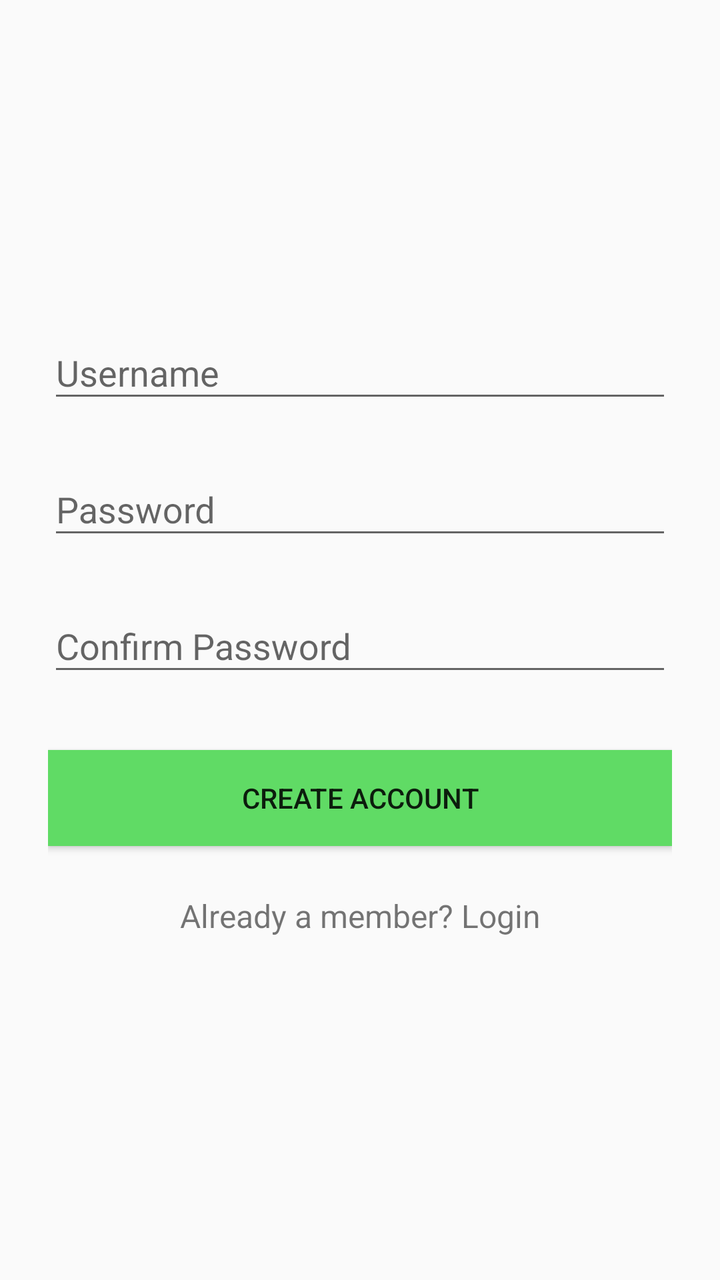
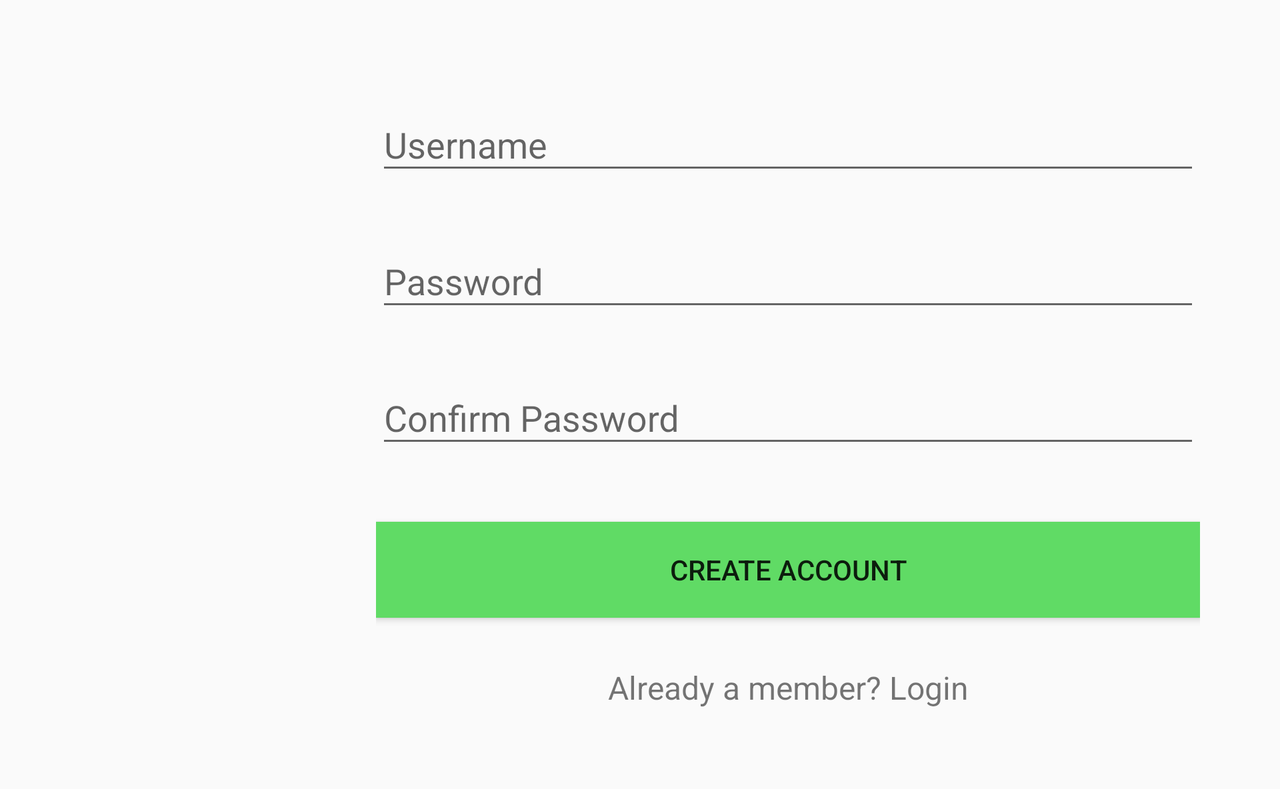

One screen, two layout resources from the same app: the default and the repository's alternative for another configuration. Each is rendered where Android would select it; the XML of both is given below.
<!-- AndroidManifest.xml: application theme AppTheme -->
<!-- res/layout/activity_sign_up.xml -->
<?xml version="1.0" encoding="utf-8"?>
<ScrollView
    xmlns:android="http://schemas.android.com/apk/res/android"
    android:layout_width="fill_parent"
    android:layout_height="fill_parent"
    android:fitsSystemWindows="true">

    <LinearLayout
        android:orientation="vertical"
        android:layout_width="match_parent"
        android:layout_height="wrap_content"
        android:paddingTop="26dp"
        android:paddingLeft="24dp"
        android:paddingRight="24dp">

        <ImageView
            android:layout_width="100dp"
            android:layout_height="100dp"
            android:layout_gravity="center_horizontal"
            android:layout_marginBottom="20dp"
            android:contentDescription="@string/description"
            android:src="@drawable/unc2" />


        <android.support.design.widget.TextInputLayout
            android:layout_width="match_parent"
            android:layout_height="wrap_content"
            android:layout_marginTop="8dp"
            android:layout_marginBottom="8dp">
            <android.support.design.widget.TextInputEditText android:id="@+id/username"
                android:layout_width="match_parent"
                android:layout_height="wrap_content"
                android:inputType="textPersonName"
                android:hint="Username" />
        </android.support.design.widget.TextInputLayout>



        <android.support.design.widget.TextInputLayout
            android:layout_width="match_parent"
            android:layout_height="wrap_content"
            android:layout_marginTop="8dp"
            android:layout_marginBottom="8dp">
            <android.support.design.widget.TextInputEditText android:id="@+id/password"
                android:layout_width="match_parent"
                android:layout_height="wrap_content"
                android:inputType="textPassword"
                android:hint="Password"/>
        </android.support.design.widget.TextInputLayout>


        <android.support.design.widget.TextInputLayout
            android:layout_width="match_parent"
            android:layout_height="wrap_content"
            android:layout_marginTop="8dp"
            android:layout_marginBottom="8dp">
            <android.support.design.widget.TextInputEditText android:id="@+id/confirm_password"
                android:layout_width="match_parent"
                android:layout_height="wrap_content"
                android:inputType="textPassword"
                android:hint="Confirm Password"/>
        </android.support.design.widget.TextInputLayout>


        <android.support.v7.widget.AppCompatButton
            android:id="@+id/signup"
            android:layout_width="fill_parent"
            android:layout_height="wrap_content"
            android:layout_marginBottom="24dp"
            android:layout_marginTop="24dp"
            android:background="#60db65"
            android:padding="12dp"
            android:text="Create Account" />

        <TextView android:id="@+id/login"
            android:layout_width="fill_parent"
            android:layout_height="wrap_content"
            android:layout_marginBottom="24dp"
            android:text="Already a member? Login"
            android:gravity="center"
            android:textSize="16dip"/>

    </LinearLayout>
</ScrollView>
<!-- resources referenced by this layout -->
<resources>
  <string name="description">logo</string>
  <!-- from res/values-v22/ -->
  <style name="AppTheme" parent="Theme.AppCompat.DayNight.DarkActionBar">
          
          <item name="colorPrimary">@color/colorPrimary</item>
          <item name="colorPrimaryDark">@color/colorPrimaryDark</item>
          <item name="colorAccent">@color/colorAccent</item>
      </style>
  <color name="colorPrimary">#0a990a</color>
  <color name="colorPrimaryDark">#056005</color>
  <color name="colorAccent">#c7153a</color>
</resources>
<!-- res/layout-land/activity_sign_up.xml (the repository's variant of the layout above) -->
<!-- drawn on the phone turned sideways -->
<?xml version="1.0" encoding="utf-8"?>
<ScrollView
    xmlns:android="http://schemas.android.com/apk/res/android"
    android:layout_width="fill_parent"
    android:layout_height="fill_parent"
    android:fitsSystemWindows="true">

    <LinearLayout

        android:layout_width="match_parent"
        android:layout_height="wrap_content"
        android:padding="@dimen/padding"
        >

    <LinearLayout
        android:orientation="vertical"
        android:layout_width="wrap_content"
        android:layout_height="match_parent"
        android:paddingTop="26dp"
        android:paddingLeft="24dp"
        android:paddingRight="24dp">

        <ImageView
            android:layout_width="100dp"
            android:layout_height="100dp"
            android:layout_gravity="center_horizontal"
            android:layout_marginTop="70dp"
            android:contentDescription="@string/description"
            android:src="@drawable/unc2" />

    </LinearLayout>

        <LinearLayout
            android:layout_width="match_parent"
            android:layout_height="wrap_content"
            android:paddingTop="@dimen/padding"
            android:paddingLeft="24dp"
            android:paddingRight="24dp"
            android:orientation="vertical">

        <android.support.design.widget.TextInputLayout
            android:layout_width="match_parent"
            android:layout_height="wrap_content"
            android:layout_marginTop="8dp"
            android:layout_marginBottom="8dp">
            <android.support.design.widget.TextInputEditText android:id="@+id/username"
                android:layout_width="match_parent"
                android:layout_height="wrap_content"
                android:inputType="textPersonName"
                android:hint="Username" />
        </android.support.design.widget.TextInputLayout>



        <android.support.design.widget.TextInputLayout
            android:layout_width="match_parent"
            android:layout_height="wrap_content"
            android:layout_marginTop="8dp"
            android:layout_marginBottom="8dp">
            <android.support.design.widget.TextInputEditText android:id="@+id/password"
                android:layout_width="match_parent"
                android:layout_height="wrap_content"
                android:inputType="textPassword"
                android:hint="Password"/>
        </android.support.design.widget.TextInputLayout>


        <android.support.design.widget.TextInputLayout
            android:layout_width="match_parent"
            android:layout_height="wrap_content"
            android:layout_marginTop="8dp"
            android:layout_marginBottom="8dp">
            <android.support.design.widget.TextInputEditText android:id="@+id/confirm_password"
                android:layout_width="match_parent"
                android:layout_height="wrap_content"
                android:inputType="textPassword"
                android:hint="Confirm Password"/>
        </android.support.design.widget.TextInputLayout>


        <android.support.v7.widget.AppCompatButton
            android:id="@+id/signup"
            android:layout_width="fill_parent"
            android:layout_height="wrap_content"
            android:layout_marginBottom="24dp"
            android:layout_marginTop="24dp"
            android:background="#60db65"
            android:padding="12dp"
            android:text="Create Account" />

        <TextView android:id="@+id/login"
            android:layout_width="fill_parent"
            android:layout_height="wrap_content"
            android:layout_marginBottom="24dp"
            android:text="Already a member? Login"
            android:gravity="center"
            android:textSize="16dip"/>

    </LinearLayout>

    </LinearLayout>
</ScrollView>
<!-- resources referenced by the variant -->
<!-- as the phone turned sideways resolves them -->
<resources>
  <dimen name="padding">16dp</dimen>
  <string name="description">logo</string>
  <!-- from res/values-v22/ -->
  <style name="AppTheme" parent="Theme.AppCompat.DayNight.DarkActionBar">
          
          <item name="colorPrimary">@color/colorPrimary</item>
          <item name="colorPrimaryDark">@color/colorPrimaryDark</item>
          <item name="colorAccent">@color/colorAccent</item>
      </style>
  <color name="colorPrimary">#0a990a</color>
  <color name="colorPrimaryDark">#056005</color>
  <color name="colorAccent">#c7153a</color>
</resources>
